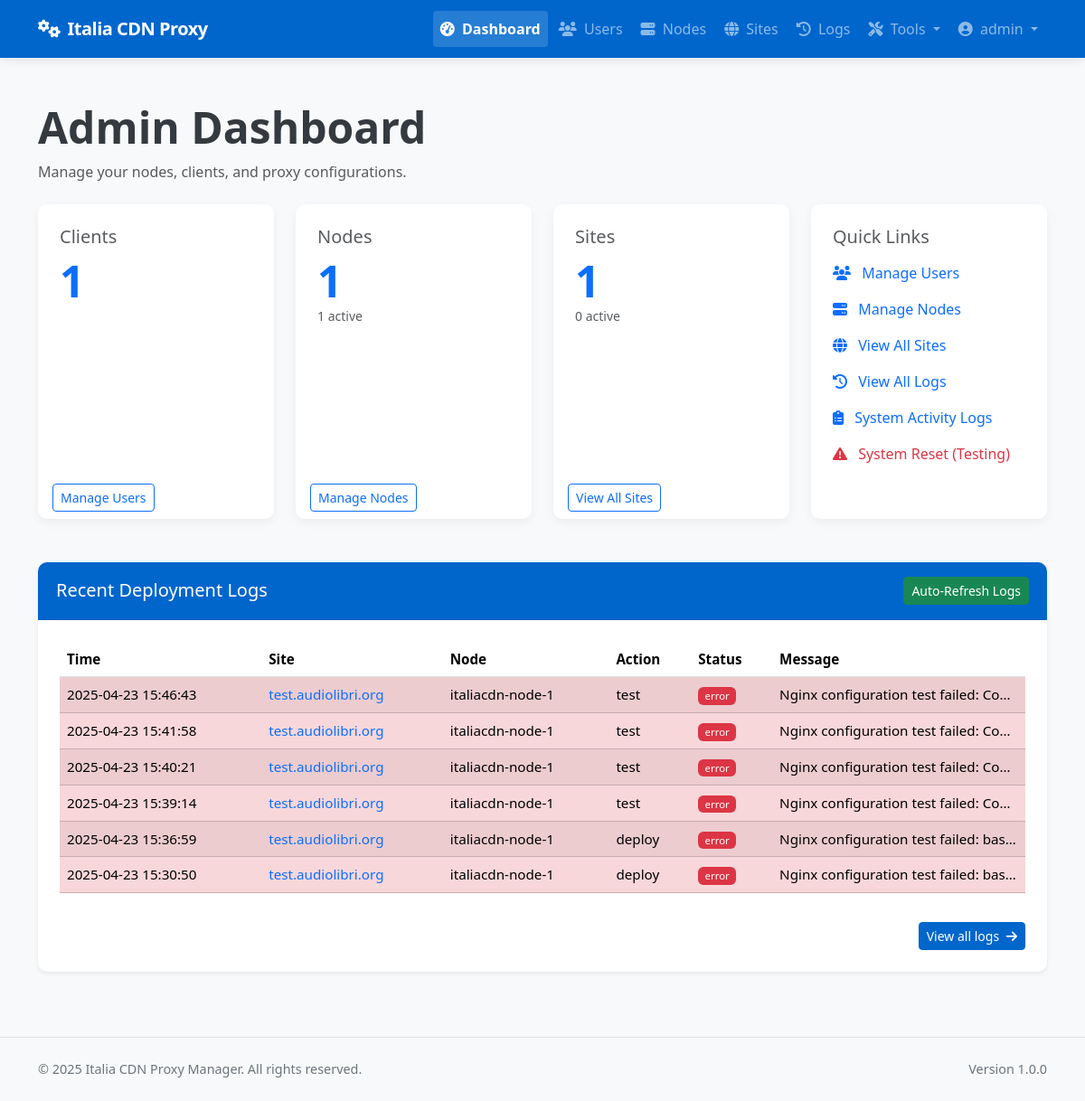
The app's page /admin/dashboard (signed in), older data.
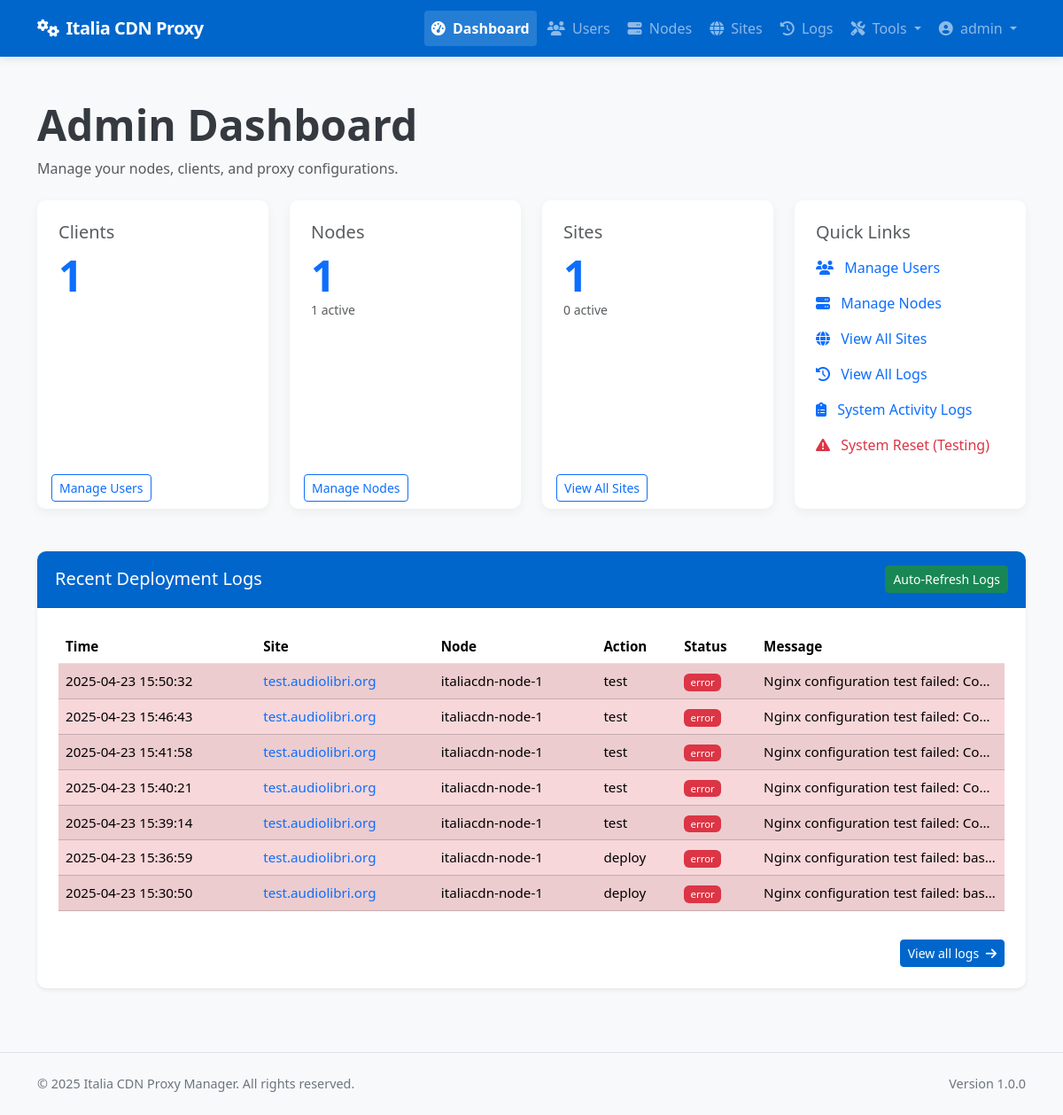
The same page, newer data.
### app/models/models.py (models this page shows, shortened)
class DeploymentLog(db.Model):
    __tablename__ = 'deployment_logs'
    id = db.Column(db.Integer, primary_key=True)
    site_id = db.Column(db.Integer, db.ForeignKey('sites.id'), nullable=False)
    node_id = db.Column(db.Integer, db.ForeignKey('nodes.id'), nullable=False)
    user_id = db.Column(db.Integer, db.ForeignKey('users.id'), nullable=True)  # Who performed the action
    action = db.Column(db.String(64), nullable=False)  # deploy, update, remove, ssl_renew, discovery, rollback
    status = db.Column(db.String(20), nullable=False)  # success, error
    message = db.Column(db.Text, nullable=True)
    created_at = db.Column(db.DateTime, default=datetime.utcnow)
    site = db.relationship('Site', backref=db.backref('deployment_logs', lazy='dynamic'))
    node = db.relationship('Node', backref=db.backref('deployment_logs', lazy='dynamic'))
    user = db.relationship('User', backref=db.backref('deployment_logs', lazy='dynamic'))

class Site(db.Model):
    __tablename__ = 'sites'
    id = db.Column(db.Integer, primary_key=True)
    name = db.Column(db.String(64), nullable=False)
    domain = db.Column(db.String(255), unique=True, nullable=False)
    protocol = db.Column(db.String(10), nullable=False, default='https')  # http or https
    origin_protocol = db.Column(db.String(10), nullable=False, default='http')  # http or https for origin
    origin_address = db.Column(db.String(255), nullable=False)  # Backend server address
    origin_port = db.Column(db.Integer, nullable=False)
    user_id = db.Column(db.Integer, db.ForeignKey('users.id'), nullable=True)  # Allow null for discovered sites
    is_active = db.Column(db.Boolean, default=True)
    is_blocked = db.Column(db.Boolean, default=False)
    is_discovered = db.Column(db.Boolean, default=False)  # Whether this site was discovered from node
    use_waf = db.Column(db.Boolean, default=False)
    force_https = db.Column(db.Boolean, default=True)  # New column to force HTTP to HTTPS redirect
    enable_cache = db.Column(db.Boolean, default=True)
    cache_time = db.Column(db.Integer, default=3600)  # Cache time in seconds, default 1 hour
    cache_static_time = db.Column(db.Integer, default=86400)  # Cache time for static assets in seconds, default 1 day
    custom_cache_rules = db.Column(db.Text, nullable=True)  # Custom cache rules in Nginx format
    cache_browser_time = db.Column(db.Integer, default=3600)  # Browser cache time in seconds, default 1 hour
    created_at = db.Column(db.DateTime, default=datetime.utcnow)
    updated_at = db.Column(db.DateTime, default=datetime.utcnow, onupdate=datetime.utcnow)
    custom_config = db.Column(db.Text, nullable=True)  # Additional Nginx configuration
    site_nodes = db.relationship('SiteNode', backref='site', lazy='dynamic')
    ssl_certificates = db.relationship('SSLCertificate', backref='site', lazy='dynamic')
    config_versions = db.relationship('ConfigVersion', backref='site', lazy='dynamic')

class Node(db.Model):
    __tablename__ = 'nodes'
    id = db.Column(db.Integer, primary_key=True)
    name = db.Column(db.String(64), unique=True, nullable=False)
    ip_address = db.Column(db.String(45), nullable=False)  # IPv4 or IPv6
    ssh_port = db.Column(db.Integer, default=22)
    ssh_user = db.Column(db.String(64), nullable=False)
    ssh_key_path = db.Column(db.String(256), nullable=True)  # Path to SSH key file
    ssh_password = db.Column(db.String(256), nullable=True)  # Encrypted password (if using password auth)
    is_active = db.Column(db.Boolean, default=True)
    is_discovered = db.Column(db.Boolean, default=False)  # Whether this node was discovered from YAML
    created_at = db.Column(db.DateTime, default=datetime.utcnow)
    updated_at = db.Column(db.DateTime, default=datetime.utcnow, onupdate=datetime.utcnow)
    nginx_config_path = db.Column(db.String(256), default='/etc/nginx/conf.d')
    nginx_reload_command = db.Column(db.String(256), default='sudo systemctl reload nginx')
    detected_nginx_path = db.Column(db.String(256), nullable=True)  # Store detected nginx path
    site_nodes = db.relationship('SiteNode', backref='node', lazy='dynamic')

### app/controllers/admin.py (the view)
@admin.route('/dashboard')
@login_required
@admin_required
def dashboard():
    user_count = User.query.filter_by(role='client').count()
    node_count = Node.query.count()
    active_node_count = Node.query.filter_by(is_active=True).count()
    site_count = Site.query.count()
    active_site_count = Site.query.filter_by(is_active=True).count()
    latest_logs = DeploymentLog.query.order_by(DeploymentLog.created_at.desc()).limit(10).all()
    return render_template('admin/dashboard.html',
                           user_count=user_count,
                           node_count=node_count,
                           active_node_count=active_node_count,
                           site_count=site_count,
                           active_site_count=active_site_count,
                           latest_logs=latest_logs)

### app/models/__init__.py (called while the page is built)
@login_manager.user_loader
def load_user(user_id):
    return User.query.get(int(user_id))

### app/models/models.py (called while the page is built)
    def is_admin(self):
        return self.role == 'admin'

### app/services/access_control.py (called while the page is built)
def admin_required(f):
    @wraps(f)
    def decorated_function(*args, **kwargs):
        if not current_user.is_admin():
            flash('You need admin privileges to access this page.', 'error')
            return abort(403)
        return f(*args, **kwargs)
    return decorated_function

### app/templates/admin/dashboard.html (shortened to what the changed rows need)
{% extends "base.html" %}
{% block content %}
<div class="container py-4">
    <div class="mb-4">
        <h1 class="display-5 fw-bold">Admin Dashboard</h1>
    </div>
    <div class="card shadow-sm mb-4">
        <div class="card-header bg-primary text-white d-flex justify-content-between align-items-center">
            <h2 class="card-title h5 mb-0">Recent Deployment Logs</h2>
        </div>
        <div class="card-body">
            {% if latest_logs %}
            <div class="table-responsive" id="logsTableContainer">
                <table class="table table-striped table-hover">
                    <thead>
                        <tr>
                            <th>Time</th>
                            <th>Site</th>
                            <th>Node</th>
                            <th>Action</th>
                            <th>Status</th>
                            <th>Message</th>
                        </tr>
                    </thead>
                    <tbody>
                        {% for log in latest_logs %}
                        <tr class="{% if log.status == 'error' %}table-danger{% endif %}">
                            <td>{{ log.created_at.strftime('%Y-%m-%d %H:%M:%S') }}</td>
                            <td>
                                <a href="{{ url_for('admin.view_site', site_id=log.site_id) }}" class="text-decoration-none">
                                    {{ log.site.domain }}
                                </a>
                            </td>
                            <td>{{ log.node.name }}</td>
                            <td>{{ log.action }}</td>
                            <td>
                                <span class="badge {% if log.status == 'success' %}bg-success
                                {% elif log.status == 'error' %}bg-danger
                                {% else %}bg-warning{% endif %}">
                                    {{ log.status }}
                                </span>
                            </td>
                            <td class="text-truncate" style="max-width: 200px;">{{ log.message }}</td>
                        </tr>
                        {% endfor %}
                    </tbody>
                </table>
            </div>
            {% else %}
            <div class="alert alert-info mb-0">
                <i class="fas fa-info-circle me-2"></i> No recent deployment logs found.
            </div>
            {% endif %}
        </div>
    </div>
</div>
{% endblock %}

Row changes from the older to the newer data that the page shows:
added DeploymentLog: created_at "2025-04-23 15:50:32", site.domain "test.audiolibri.org", node.name "italiacdn-node-1", action "test", status "error", message "Nginx configuration test failed: Co…"
